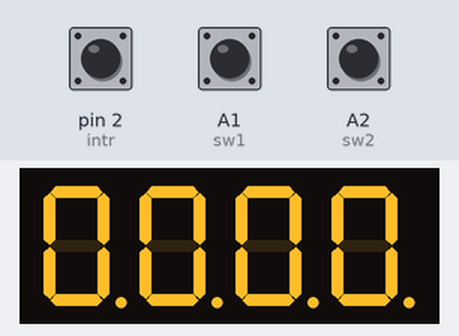
The sketch below on a simulated Arduino Uno, built with avr-gcc and run on an emulated ATmega328P. Parts: 4-digit seven-segment display. Wiring (inferred from the names in the program): 4-digit 7-segment display, segments lit when LOW: segments A5, pin 3, pin 4, pin 5, pin 6, pin 7, pin 8, pin 9; digit selects pin 10, pin 12, pin 11, pin 13. Inputs (shaded band) come from the test bench; at power-on: pin 2 (intr) HIGH, A1 (sw1) HIGH, A2 (sw2) HIGH. The segment pins are drawn as the display they are named for.

Above: at 1.2 s.
1.3 s: pin 2 (intr) pulled LOW for 0.15 s
At 2.7 s:
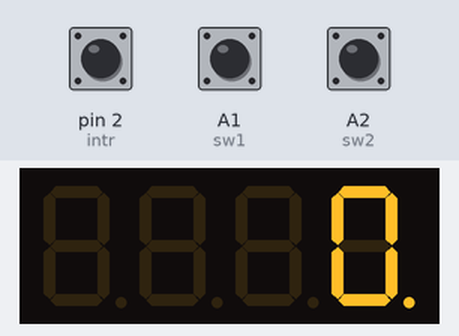
3.0 s: A1 (sw1) pulled LOW for 0.15 s
At 4.2 s:
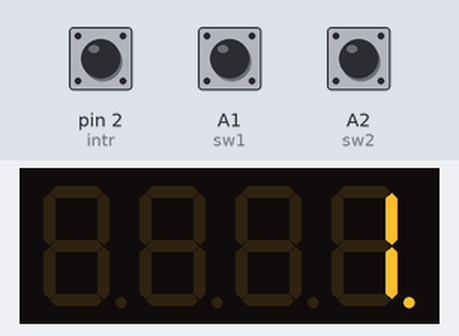
4.7 s: pin 2 (intr) pulled LOW for 1 s
At 5.3 s:
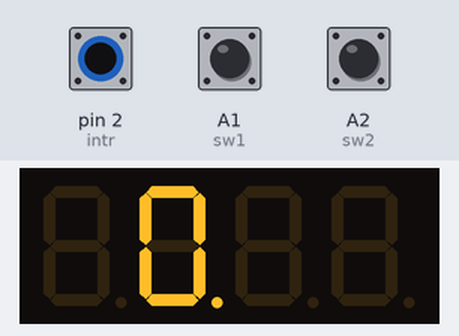
7.2 s: A2 (sw2) pulled LOW for 0.15 s
9.1 s: A2 (sw2) pulled LOW for 1 s
At 10.0 s:
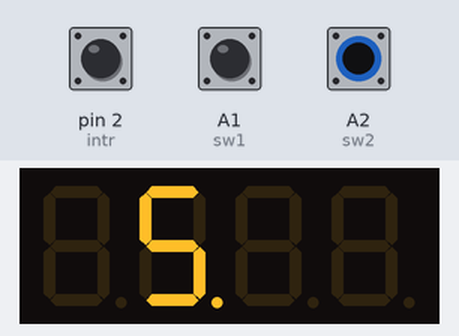
11.6 s: A1 (sw1) pulled LOW for 1 s
At 13.3 s:
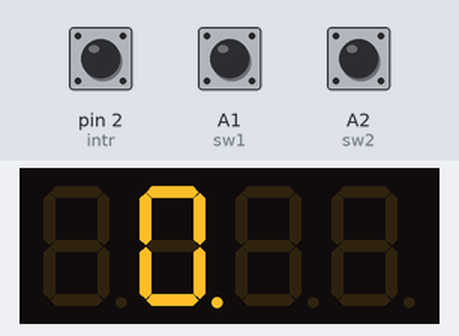
Timing chart, 0 to 14.8 s (numbered marks = the images above; inputs shaded):
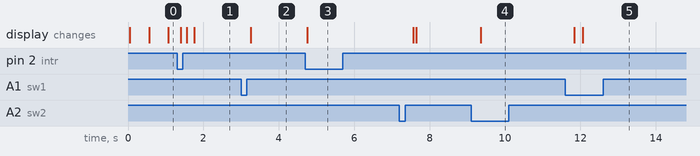

Measured:
- after the input at 1.3 s, the display: changes after 0.10 s (image 1)
- after the input at 3.0 s, the display: changes after 0.26 s (image 2)
- after the input at 4.7 s, the display: changes after 0.06 s (image 3)
- after the input at 9.1 s, the display: changes after 0.26 s (image 4)
- after the input at 11.6 s, the display: first changes after 0.24 s (image 5 shows a later state)

The sketch:

Digital_Clock.ino
```cpp
// constants won't change. Used here to set a pin number :
const int ledPin =  9;// the number of the LED pin
const int segA = A5; //Display pin a
const int segB = 3; //Display pin b
const int segC = 4; //Display pin c
const int segD = 5; //Display pin d
const int segE = 6; //Display pin e
const int segF = 7; //Display pin f
const int segG = 8; //Display pin g
const int jam1 = 10;
const int jam2 = 11;
const int menit1 = 12;
const int menit2 = 13;
const int interval = 500;           // interval at which to blink (milliseconds)
const int sw1 = A1;
const int sw2 = A2;
const int intr = 2;

// Variables will change :
int detik = 0;
int menit = 0;
int jam = 0;
int toggle1 = 0;
unsigned long previousMillis = 0;
unsigned long currentMillis;
volatile int state = 0;
int reads1;
int reads2;
int lastreads1;
int lastreads2;

void setup() {
  // set the digital pin as output:
  pinMode(ledPin, OUTPUT);
  pinMode(segA, OUTPUT);
  pinMode(segB, OUTPUT);
  pinMode(segC, OUTPUT);
  pinMode(segD, OUTPUT);
  pinMode(segE, OUTPUT);
  pinMode(segF, OUTPUT);
  pinMode(segG, OUTPUT);
  pinMode(ledPin, OUTPUT);
  pinMode(jam1, OUTPUT);
  pinMode(jam2, OUTPUT);
  pinMode(menit1, OUTPUT);
  pinMode(menit2, OUTPUT);
  pinMode(intr, INPUT_PULLUP);
  pinMode(sw1, INPUT_PULLUP);
  pinMode(sw2, INPUT_PULLUP);
  attachInterrupt(digitalPinToInterrupt(intr), change_state, FALLING);

  cli();//stop interrupts

  //set timer1 interrupt at 2Hz
  TCCR1A = 0;// set entire TCCR1A register to 0
  TCCR1B = 0;// same for TCCR1B
  TCNT1  = 0;//initialize counter value to 0
  // set compare match register for 2hz increments
  OCR1A = 31249;// = (16*10^6 * 0.5) / (256) - 1 (must be <65536)
  // turn on CTC modet
  TCCR1B |= (1 << WGM12);
  // Set CS12  bits for 256 prescaler
  TCCR1B |= (1 << CS12);
  // enable timer compare interrupt
  TIMSK1 |= (1 << OCIE1A);

  sei();//allow interrupts
}

void loop()
{
  // here is where you'd put code that needs to be running all the time.
  if (state == 0)
  {
    show();
  }
  else
  {
    set(state);
  }
}

void change_state()
{
  currentMillis = millis();
  if (currentMillis - previousMillis > 200)
  {
    previousMillis = currentMillis;
    if (state >= 4)
    {
      state = 0;
    }
    else
    {
      state++;
    }
  }
}

void set(int state)
{
  switch (state)
  {
    case 1:
    {
      detik=0;
      digitalWrite(ledPin,LOW);
      digitalWrite(jam1, LOW);
      digitalWrite(jam2, LOW);
      digitalWrite(menit1, LOW);
      digitalWrite(menit2, HIGH);
      reads1 = digitalRead(sw1);
      if (reads1 !=lastreads1)
      {
        lastreads1 = reads1;
        if (reads1 == LOW)
        {
          if (menit >= 60)
          {
            menit = 0;
          }
          else
          {
            menit += 1;
          }
        }
        delay(200);
      }
      reads2 = digitalRead(sw2);
      if (reads2 !=lastreads2)
      {
        lastreads2 = reads2;
        if (reads2 == LOW)
        {
          if (menit <= 0)
          {
            menit = 59;
          }
          else
          {
            menit -= 1;
          }
        }
        delay(200);
      }
      lightNumber(menit%10);
      detik=0;
      break;
    }
    case 2:
    {
      detik=0;
      digitalWrite(ledPin,LOW);
      digitalWrite(jam1, LOW);
      digitalWrite(jam2, LOW);
      digitalWrite(menit1, HIGH);
      digitalWrite(menit2, LOW);
      reads1 = digitalRead(sw1);
      if (reads1 !=lastreads1)
      {
        lastreads1 = reads1;
        if (reads1 == LOW)
        {
          if (menit >= 60)
          {
            menit = 0;
          }
          else
          {
            menit += 10;
          }
        }
        delay(200);
      }
      reads2 = digitalRead(sw2);
      if (reads2 !=lastreads2)
      {
        lastreads2 = reads2;
        if (reads2 == LOW)
        {
          if (menit <= 0)
          {
            menit = 59;
          }
          else
          {
            menit -= 10;
          }
        }
        delay(200);
      }
      lightNumber(menit/10);
      detik=0;
      break;
    }
    case 3:
    {
      detik=0;
      digitalWrite(ledPin,LOW);
      digitalWrite(jam1, LOW);
      digitalWrite(jam2, HIGH);
      digitalWrite(menit1, LOW);
      digitalWrite(menit2, LOW);
      reads1 = digitalRead(sw1);
      if (reads1 !=lastreads1)
      {
        lastreads1 = reads1;
        if (reads1 == LOW)
        {
          if (jam >= 24)
          {
            jam = 0;
          }
          else
          {
            jam += 1;
          }
        }
        delay(200);
      }
      reads2 = digitalRead(sw2);
      if (reads2 !=lastreads2)
      {
        lastreads2 = reads2;
        if (reads2 == LOW)
        {
          if (jam <= 0)
          {
            jam = 23;
          }
          else
          {
            jam -= 1;
          }
        }
        delay(200);
      }
      lightNumber(jam%10);
      detik=0;
      break;
    }
    case 4:
    {
      detik=0;
      digitalWrite(ledPin,LOW);
      digitalWrite(jam1, HIGH);
      digitalWrite(jam2, LOW);
      digitalWrite(menit1, LOW);
      digitalWrite(menit2, LOW);
      reads1 = digitalRead(sw1);
      if (reads1 !=lastreads1)
      {
        lastreads1 = reads1;
        if (reads1 == LOW)
        {
          if (jam >= 24)
          {
            jam = 0;
          }
          else
          {
            jam += 10;
          }
        }
        delay(200);
      }
      reads2 = digitalRead(sw2);
      if (reads2 !=lastreads2)
      {
        lastreads2 = reads2;
        if (reads2 == LOW)
        {
          if (jam <= 0)
          {
            jam = 23;
          }
          else
          {
            jam -= 10;
          }
        }
        delay(200);
      }
      lightNumber(jam/10);
      detik = 0;
      break;
    }
  }
}

ISR(TIMER1_COMPA_vect)
{
  if (toggle1)
  {
    digitalWrite(ledPin,HIGH);
    toggle1 = 0;
  }
  else
  {
    digitalWrite(ledPin,LOW);
    detik++;
    if(detik >= 60)
    {
      menit++;
      detik=0;
    }
    if (menit >= 60)
    {
      jam++;
      menit = 0;
    }
    if (jam >= 24)
    {
      jam = 0;
    }
    toggle1 = 1;
  }
}

void show()
{
       digitalWrite(jam1, LOW);
       digitalWrite(jam2, LOW);
       digitalWrite(menit1, LOW);
       digitalWrite(menit2, HIGH);
       lightNumber(menit%10);
       delay(5);

       digitalWrite(jam1, LOW);
       digitalWrite(jam2, LOW);
       digitalWrite(menit1, HIGH);
       digitalWrite(menit2, LOW);
       lightNumber(menit/10);
       delay(5);

       digitalWrite(jam1, LOW);
       digitalWrite(jam2, HIGH);
       digitalWrite(menit1, LOW);
       digitalWrite(menit2, LOW);
       lightNumber(jam%10);
       delay(5);

       digitalWrite(jam1, HIGH);
       digitalWrite(jam2, LOW);
       digitalWrite(menit1, LOW);
       digitalWrite(menit2, LOW);
       lightNumber(jam/10);
       delay(5);
}

void lightNumber(int numberToDisplay) {

#define SEGMENT_ON  LOW
#define SEGMENT_OFF HIGH

  switch (numberToDisplay){

  case 0:
    digitalWrite(segA, SEGMENT_ON);
    digitalWrite(segB, SEGMENT_ON);
    digitalWrite(segC, SEGMENT_ON);
    digitalWrite(segD, SEGMENT_ON);
    digitalWrite(segE, SEGMENT_ON);
    digitalWrite(segF, SEGMENT_ON);
    digitalWrite(segG, SEGMENT_OFF);
    break;

  case 1:
    digitalWrite(segA, SEGMENT_OFF);
    digitalWrite(segB, SEGMENT_ON);
    digitalWrite(segC, SEGMENT_ON);
    digitalWrite(segD, SEGMENT_OFF);
    digitalWrite(segE, SEGMENT_OFF);
    digitalWrite(segF, SEGMENT_OFF);
    digitalWrite(segG, SEGMENT_OFF);
    break;

  case 2:
    digitalWrite(segA, SEGMENT_ON);
    digitalWrite(segB, SEGMENT_ON);
    digitalWrite(segC, SEGMENT_OFF);
    digitalWrite(segD, SEGMENT_ON);
    digitalWrite(segE, SEGMENT_ON);
    digitalWrite(segF, SEGMENT_OFF);
    digitalWrite(segG, SEGMENT_ON);
    break;

  case 3:
    digitalWrite(segA, SEGMENT_ON);
    digitalWrite(segB, SEGMENT_ON);
    digitalWrite(segC, SEGMENT_ON);
    digitalWrite(segD, SEGMENT_ON);
    digitalWrite(segE, SEGMENT_OFF);
    digitalWrite(segF, SEGMENT_OFF);
    digitalWrite(segG, SEGMENT_ON);
    break;

  case 4:
    digitalWrite(segA, SEGMENT_OFF);
    digitalWrite(segB, SEGMENT_ON);
    digitalWrite(segC, SEGMENT_ON);
    digitalWrite(segD, SEGMENT_OFF);
    digitalWrite(segE, SEGMENT_OFF);
    digitalWrite(segF, SEGMENT_ON);
    digitalWrite(segG, SEGMENT_ON);
    break;

  case 5:
    digitalWrite(segA, SEGMENT_ON);
    digitalWrite(segB, SEGMENT_OFF);
    digitalWrite(segC, SEGMENT_ON);
    digitalWrite(segD, SEGMENT_ON);
    digitalWrite(segE, SEGMENT_OFF);
    digitalWrite(segF, SEGMENT_ON);
    digitalWrite(segG, SEGMENT_ON);
    break;

  case 6:
    digitalWrite(segA, SEGMENT_ON);
    digitalWrite(segB, SEGMENT_OFF);
    digitalWrite(segC, SEGMENT_ON);
    digitalWrite(segD, SEGMENT_ON);
    digitalWrite(segE, SEGMENT_ON);
    digitalWrite(segF, SEGMENT_ON);
    digitalWrite(segG, SEGMENT_ON);
    break;

  case 7:
    digitalWrite(segA, SEGMENT_ON);
    digitalWrite(segB, SEGMENT_ON);
    digitalWrite(segC, SEGMENT_ON);
    digitalWrite(segD, SEGMENT_OFF);
    digitalWrite(segE, SEGMENT_OFF);
    digitalWrite(segF, SEGMENT_OFF);
    digitalWrite(segG, SEGMENT_OFF);
    break;

  case 8:
    digitalWrite(segA, SEGMENT_ON);
    digitalWrite(segB, SEGMENT_ON);
    digitalWrite(segC, SEGMENT_ON);
    digitalWrite(segD, SEGMENT_ON);
    digitalWrite(segE, SEGMENT_ON);
    digitalWrite(segF, SEGMENT_ON);
    digitalWrite(segG, SEGMENT_ON);
    break;

  case 9:
    digitalWrite(segA, SEGMENT_ON);
    digitalWrite(segB, SEGMENT_ON);
    digitalWrite(segC, SEGMENT_ON);
    digitalWrite(segD, SEGMENT_ON);
    digitalWrite(segE, SEGMENT_OFF);
    digitalWrite(segF, SEGMENT_ON);
    digitalWrite(segG, SEGMENT_ON);
    break;

  // all segment are ON
  case 10:
    digitalWrite(segA, SEGMENT_OFF);
    digitalWrite(segB, SEGMENT_OFF);
    digitalWrite(segC, SEGMENT_OFF);
    digitalWrite(segD, SEGMENT_OFF);
    digitalWrite(segE, SEGMENT_OFF);
    digitalWrite(segF, SEGMENT_OFF);
    digitalWrite(segG, SEGMENT_OFF);
    break;

  }
}
```
